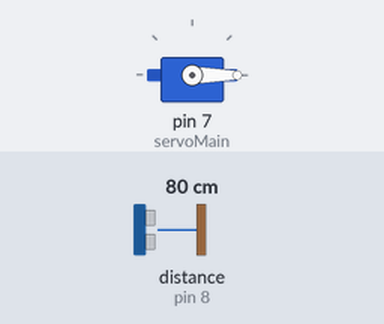
Simulated run of this sketch. Board: Arduino Uno, built with avr-gcc and run on an emulated ATmega328P. On the bench: servo. Wiring (inferred from the names in the program): ultrasonic range finder: trigger pin 9; echo pin 8. The inputs (shaded band) are chosen by the test bench; at power-on: distance to the obstacle (sensor on pin 8) 80 cm. The echo pulse lasts 58.3 µs per cm.

Above: at 1.2 s.
1.3 s: distance to the obstacle (sensor on pin 8) set to 2 cm
At 1.9 s:
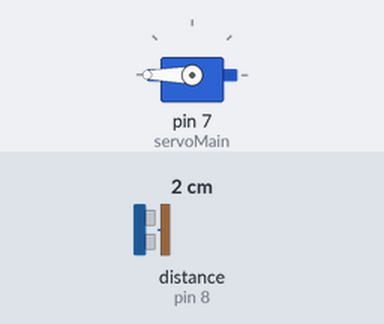
2.8 s: distance to the obstacle (sensor on pin 8) set to 27 cm
4.3 s: distance to the obstacle (sensor on pin 8) set to 35 cm
At 5.1 s:
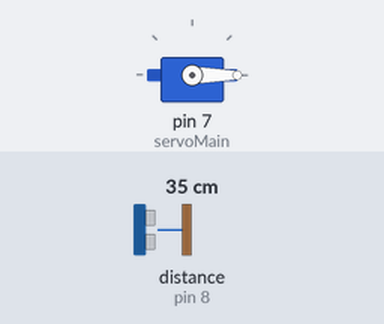
5.8 s: distance to the obstacle (sensor on pin 8) set to 4 cm
At 6.6 s:
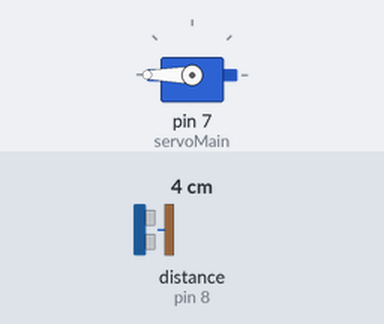
Timing chart, 0 to 8.3 s (numbered marks = the images above; inputs shaded):
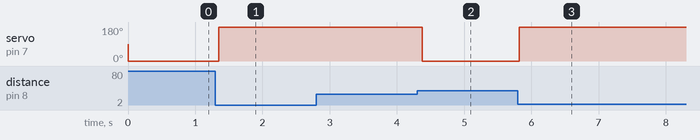

Measured:
- the behaviour switches between 31 and 32 cm on distance to the obstacle (sensor on pin 8) (found by bisection; images 1 and 2)
- after the input at 1.3 s, servo on pin 7 (servoMain): 0° → 180° after 0.05 s
- after the input at 2.8 s, every drawn part: stays the same
- after the input at 4.3 s, servo on pin 7 (servoMain): 180° → 0° after 0.08 s
- after the input at 5.8 s, servo on pin 7 (servoMain): 0° → 180° at once

The sketch:

smart_dutbin.ino
```cpp
#include <Servo.h>
Servo servoMain; //
int trigpin = 9;
int echopin = 8;
int distance;
float duration;
float cm;

void setup()
{
   servoMain.attach(7); //
    pinMode(trigpin, OUTPUT);
    pinMode(echopin, INPUT);
}

void loop()
{
  digitalWrite(trigpin, LOW);
  delay(1);
  digitalWrite(trigpin, HIGH);
  delayMicroseconds(0.50);
  digitalWrite(trigpin, LOW);
  duration = pulseIn(echopin, HIGH);
  cm = (duration/60);
  distance = cm;

  if(distance<30)
  {
    servoMain.write(180);  //
   delay(300);
  }
   else{
     servoMain.write(0);
     delay(50);
   }

}
```
